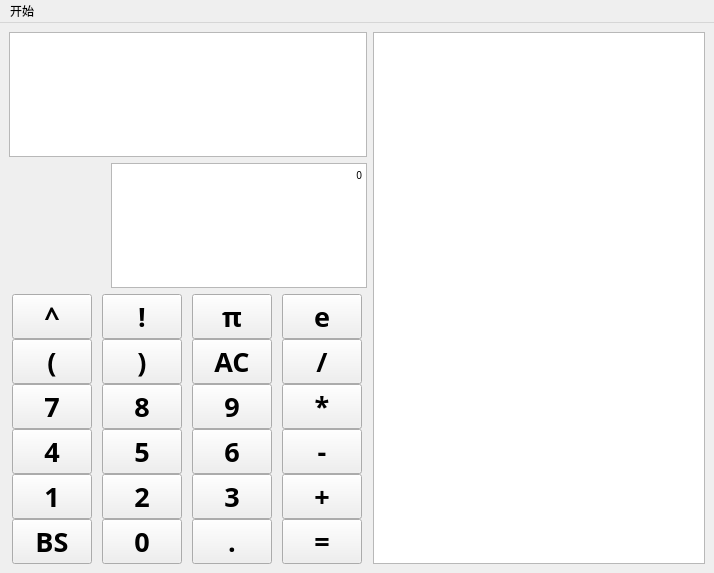
<?xml version="1.0" encoding="UTF-8"?>
<ui version="4.0">
 <class>MainWindow</class>
 <widget class="QMainWindow" name="MainWindow">
  <property name="geometry">
   <rect>
    <x>0</x>
    <y>0</y>
    <width>714</width>
    <height>573</height>
   </rect>
  </property>
  <property name="windowTitle">
   <string>MainWindow</string>
  </property>
  <widget class="QWidget" name="centralwidget">
   <layout class="QHBoxLayout" name="horizontalLayout_3">
    <item>
     <layout class="QHBoxLayout" name="horizontalLayout">
      <item>
       <layout class="QVBoxLayout" name="verticalLayout_2">
        <item>
         <layout class="QVBoxLayout" name="verticalLayout">
          <item>
           <widget class="QTextBrowser" name="formula">
            <property name="font">
             <font>
              <family>Arial Rounded MT Bold</family>
              <pointsize>12</pointsize>
              <weight>50</weight>
              <bold>false</bold>
             </font>
            </property>
            <property name="frameShadow">
             <enum>QFrame::Plain</enum>
            </property>
            <property name="html">
             <string>&lt;!DOCTYPE HTML PUBLIC &quot;-//W3C//DTD HTML 4.0//EN&quot; &quot;http://www.w3.org/TR/REC-html40/strict.dtd&quot;&gt;
&lt;html&gt;&lt;head&gt;&lt;meta name=&quot;qrichtext&quot; content=&quot;1&quot; /&gt;&lt;style type=&quot;text/css&quot;&gt;
p, li { white-space: pre-wrap; }
&lt;/style&gt;&lt;/head&gt;&lt;body style=&quot; font-family:'Arial Rounded MT Bold'; font-size:12pt; font-weight:400; font-style:normal;&quot;&gt;
&lt;p style=&quot;-qt-paragraph-type:empty; margin-top:0px; margin-bottom:0px; margin-left:0px; margin-right:0px; -qt-block-indent:0; text-indent:0px; font-family:'SimSun'; font-size:7.2pt;&quot;&gt;&lt;br /&gt;&lt;/p&gt;&lt;/body&gt;&lt;/html&gt;</string>
            </property>
           </widget>
          </item>
          <item>
           <spacer name="verticalSpacer">
            <property name="orientation">
             <enum>Qt::Vertical</enum>
            </property>
            <property name="sizeHint" stdset="0">
             <size>
              <width>20</width>
              <height>40</height>
             </size>
            </property>
           </spacer>
          </item>
          <item>
           <layout class="QHBoxLayout" name="horizontalLayout_2">
            <item>
             <widget class="QLabel" name="sign">
              <property name="sizePolicy">
               <sizepolicy hsizetype="Preferred" vsizetype="Preferred">
                <horstretch>0</horstretch>
                <verstretch>0</verstretch>
               </sizepolicy>
              </property>
              <property name="minimumSize">
               <size>
                <width>96</width>
                <height>0</height>
               </size>
              </property>
              <property name="text">
               <string/>
              </property>
             </widget>
            </item>
            <item>
             <widget class="QTextBrowser" name="temp">
              <property name="minimumSize">
               <size>
                <width>0</width>
                <height>60</height>
               </size>
              </property>
              <property name="font">
               <font>
                <family>Arial Rounded MT Bold</family>
                <pointsize>14</pointsize>
                <weight>50</weight>
                <bold>false</bold>
               </font>
              </property>
              <property name="layoutDirection">
               <enum>Qt::LeftToRight</enum>
              </property>
              <property name="frameShadow">
               <enum>QFrame::Plain</enum>
              </property>
              <property name="html">
               <string>&lt;!DOCTYPE HTML PUBLIC &quot;-//W3C//DTD HTML 4.0//EN&quot; &quot;http://www.w3.org/TR/REC-html40/strict.dtd&quot;&gt;
&lt;html&gt;&lt;head&gt;&lt;meta name=&quot;qrichtext&quot; content=&quot;1&quot; /&gt;&lt;style type=&quot;text/css&quot;&gt;
p, li { white-space: pre-wrap; }
&lt;/style&gt;&lt;/head&gt;&lt;body style=&quot; font-family:'Arial Rounded MT Bold'; font-size:14pt; font-weight:400; font-style:normal;&quot;&gt;
&lt;p align=&quot;right&quot; style=&quot; margin-top:0px; margin-bottom:0px; margin-left:0px; margin-right:0px; -qt-block-indent:0; text-indent:0px;&quot;&gt;&lt;span style=&quot; font-family:'SimSun'; font-size:7.2pt;&quot;&gt;0&lt;/span&gt;&lt;/p&gt;&lt;/body&gt;&lt;/html&gt;</string>
              </property>
             </widget>
            </item>
           </layout>
          </item>
          <item>
           <layout class="QGridLayout" name="button">
            <property name="sizeConstraint">
             <enum>QLayout::SetDefaultConstraint</enum>
            </property>
            <property name="horizontalSpacing">
             <number>7</number>
            </property>
            <property name="verticalSpacing">
             <number>0</number>
            </property>
            <item row="7" column="3">
             <widget class="Num_Button" name="btn_equl">
              <property name="font">
               <font>
                <family>Bahnschrift SemiBold SemiConden</family>
                <pointsize>20</pointsize>
                <weight>75</weight>
                <bold>true</bold>
               </font>
              </property>
              <property name="text">
               <string>=</string>
              </property>
             </widget>
            </item>
            <item row="4" column="0">
             <widget class="Num_Button" name="btn_7">
              <property name="font">
               <font>
                <family>Bahnschrift SemiBold SemiConden</family>
                <pointsize>20</pointsize>
                <weight>75</weight>
                <bold>true</bold>
               </font>
              </property>
              <property name="text">
               <string>7</string>
              </property>
             </widget>
            </item>
            <item row="3" column="0">
             <widget class="Num_Button" name="btn_left">
              <property name="font">
               <font>
                <family>Bahnschrift SemiBold SemiConden</family>
                <pointsize>20</pointsize>
                <weight>75</weight>
                <bold>true</bold>
               </font>
              </property>
              <property name="text">
               <string>(</string>
              </property>
             </widget>
            </item>
            <item row="3" column="1">
             <widget class="Num_Button" name="btn_right">
              <property name="font">
               <font>
                <family>Bahnschrift SemiBold SemiConden</family>
                <pointsize>20</pointsize>
                <weight>75</weight>
                <bold>true</bold>
               </font>
              </property>
              <property name="text">
               <string>)</string>
              </property>
             </widget>
            </item>
            <item row="6" column="0">
             <widget class="Num_Button" name="btn_1">
              <property name="font">
               <font>
                <family>Bahnschrift SemiBold SemiConden</family>
                <pointsize>20</pointsize>
                <weight>75</weight>
                <bold>true</bold>
               </font>
              </property>
              <property name="text">
               <string>1</string>
              </property>
             </widget>
            </item>
            <item row="3" column="3">
             <widget class="Num_Button" name="btn_div">
              <property name="sizePolicy">
               <sizepolicy hsizetype="Fixed" vsizetype="Fixed">
                <horstretch>0</horstretch>
                <verstretch>0</verstretch>
               </sizepolicy>
              </property>
              <property name="font">
               <font>
                <family>Bahnschrift SemiBold SemiConden</family>
                <pointsize>20</pointsize>
                <weight>75</weight>
                <bold>true</bold>
               </font>
              </property>
              <property name="text">
               <string>/</string>
              </property>
             </widget>
            </item>
            <item row="6" column="3">
             <widget class="Num_Button" name="btn_add">
              <property name="font">
               <font>
                <family>Bahnschrift SemiBold SemiConden</family>
                <pointsize>20</pointsize>
                <weight>75</weight>
                <bold>true</bold>
               </font>
              </property>
              <property name="text">
               <string>+</string>
              </property>
             </widget>
            </item>
            <item row="5" column="3">
             <widget class="Num_Button" name="btn_sub">
              <property name="font">
               <font>
                <family>Bahnschrift SemiBold SemiConden</family>
                <pointsize>20</pointsize>
                <weight>75</weight>
                <bold>true</bold>
               </font>
              </property>
              <property name="text">
               <string>-</string>
              </property>
             </widget>
            </item>
            <item row="7" column="2">
             <widget class="Num_Button" name="btn_dot">
              <property name="font">
               <font>
                <family>Bahnschrift SemiBold SemiConden</family>
                <pointsize>20</pointsize>
                <weight>75</weight>
                <bold>true</bold>
               </font>
              </property>
              <property name="text">
               <string>.</string>
              </property>
             </widget>
            </item>
            <item row="4" column="1">
             <widget class="Num_Button" name="btn_8">
              <property name="font">
               <font>
                <family>Bahnschrift SemiBold SemiConden</family>
                <pointsize>20</pointsize>
                <weight>75</weight>
                <bold>true</bold>
               </font>
              </property>
              <property name="text">
               <string>8</string>
              </property>
             </widget>
            </item>
            <item row="3" column="2">
             <widget class="Num_Button" name="btn_clear">
              <property name="font">
               <font>
                <family>Bahnschrift SemiBold SemiConden</family>
                <pointsize>20</pointsize>
                <weight>75</weight>
                <bold>true</bold>
               </font>
              </property>
              <property name="text">
               <string>AC</string>
              </property>
             </widget>
            </item>
            <item row="7" column="0">
             <widget class="Num_Button" name="btn_bs">
              <property name="font">
               <font>
                <family>Bahnschrift SemiBold SemiConden</family>
                <pointsize>20</pointsize>
                <weight>75</weight>
                <bold>true</bold>
               </font>
              </property>
              <property name="text">
               <string>BS</string>
              </property>
             </widget>
            </item>
            <item row="6" column="1">
             <widget class="Num_Button" name="btn_2">
              <property name="font">
               <font>
                <family>Bahnschrift SemiBold SemiConden</family>
                <pointsize>20</pointsize>
                <weight>75</weight>
                <bold>true</bold>
               </font>
              </property>
              <property name="text">
               <string>2</string>
              </property>
             </widget>
            </item>
            <item row="6" column="2">
             <widget class="Num_Button" name="btn_3">
              <property name="font">
               <font>
                <family>Bahnschrift SemiBold SemiConden</family>
                <pointsize>20</pointsize>
                <weight>75</weight>
                <bold>true</bold>
               </font>
              </property>
              <property name="text">
               <string>3</string>
              </property>
             </widget>
            </item>
            <item row="5" column="1">
             <widget class="Num_Button" name="btn_5">
              <property name="font">
               <font>
                <family>Bahnschrift SemiBold SemiConden</family>
                <pointsize>20</pointsize>
                <weight>75</weight>
                <bold>true</bold>
               </font>
              </property>
              <property name="text">
               <string>5</string>
              </property>
             </widget>
            </item>
            <item row="5" column="2">
             <widget class="Num_Button" name="btn_6">
              <property name="font">
               <font>
                <family>Bahnschrift SemiBold SemiConden</family>
                <pointsize>20</pointsize>
                <weight>75</weight>
                <bold>true</bold>
               </font>
              </property>
              <property name="text">
               <string>6</string>
              </property>
             </widget>
            </item>
            <item row="5" column="0">
             <widget class="Num_Button" name="btn_4">
              <property name="font">
               <font>
                <family>Bahnschrift SemiBold SemiConden</family>
                <pointsize>20</pointsize>
                <weight>75</weight>
                <bold>true</bold>
               </font>
              </property>
              <property name="text">
               <string>4</string>
              </property>
             </widget>
            </item>
            <item row="4" column="3">
             <widget class="Num_Button" name="btn_mult">
              <property name="font">
               <font>
                <family>Bahnschrift SemiBold SemiConden</family>
                <pointsize>20</pointsize>
                <weight>75</weight>
                <bold>true</bold>
               </font>
              </property>
              <property name="text">
               <string>*</string>
              </property>
             </widget>
            </item>
            <item row="4" column="2">
             <widget class="Num_Button" name="btn_9">
              <property name="font">
               <font>
                <family>Bahnschrift SemiBold SemiConden</family>
                <pointsize>20</pointsize>
                <weight>75</weight>
                <bold>true</bold>
               </font>
              </property>
              <property name="text">
               <string>9</string>
              </property>
             </widget>
            </item>
            <item row="7" column="1">
             <widget class="Num_Button" name="btn_0">
              <property name="font">
               <font>
                <family>Bahnschrift SemiBold SemiConden</family>
                <pointsize>20</pointsize>
                <weight>75</weight>
                <bold>true</bold>
               </font>
              </property>
              <property name="text">
               <string>0</string>
              </property>
             </widget>
            </item>
            <item row="0" column="1">
             <widget class="Num_Button" name="btn_factorial">
              <property name="sizePolicy">
               <sizepolicy hsizetype="Fixed" vsizetype="Fixed">
                <horstretch>0</horstretch>
                <verstretch>0</verstretch>
               </sizepolicy>
              </property>
              <property name="font">
               <font>
                <family>Bahnschrift SemiBold SemiConden</family>
                <pointsize>20</pointsize>
                <weight>75</weight>
                <bold>true</bold>
               </font>
              </property>
              <property name="text">
               <string>!</string>
              </property>
             </widget>
            </item>
            <item row="0" column="0">
             <widget class="Num_Button" name="btn_pow">
              <property name="sizePolicy">
               <sizepolicy hsizetype="Fixed" vsizetype="Fixed">
                <horstretch>0</horstretch>
                <verstretch>0</verstretch>
               </sizepolicy>
              </property>
              <property name="font">
               <font>
                <family>Bahnschrift SemiBold SemiConden</family>
                <pointsize>20</pointsize>
                <weight>75</weight>
                <bold>true</bold>
               </font>
              </property>
              <property name="text">
               <string>^</string>
              </property>
             </widget>
            </item>
            <item row="0" column="2">
             <widget class="Num_Button" name="btn_pi">
              <property name="sizePolicy">
               <sizepolicy hsizetype="Fixed" vsizetype="Fixed">
                <horstretch>0</horstretch>
                <verstretch>0</verstretch>
               </sizepolicy>
              </property>
              <property name="font">
               <font>
                <family>Bahnschrift SemiBold SemiConden</family>
                <pointsize>20</pointsize>
                <weight>75</weight>
                <bold>true</bold>
               </font>
              </property>
              <property name="text">
               <string>π</string>
              </property>
             </widget>
            </item>
            <item row="0" column="3">
             <widget class="Num_Button" name="btn_e">
              <property name="sizePolicy">
               <sizepolicy hsizetype="Fixed" vsizetype="Fixed">
                <horstretch>0</horstretch>
                <verstretch>0</verstretch>
               </sizepolicy>
              </property>
              <property name="font">
               <font>
                <family>Bahnschrift SemiBold SemiConden</family>
                <pointsize>20</pointsize>
                <weight>75</weight>
                <bold>true</bold>
               </font>
              </property>
              <property name="text">
               <string>e</string>
              </property>
             </widget>
            </item>
           </layout>
          </item>
         </layout>
        </item>
       </layout>
      </item>
     </layout>
    </item>
    <item>
     <widget class="QTextBrowser" name="history">
      <property name="font">
       <font>
        <family>Arial</family>
        <pointsize>18</pointsize>
       </font>
      </property>
      <property name="html">
       <string>&lt;!DOCTYPE HTML PUBLIC &quot;-//W3C//DTD HTML 4.0//EN&quot; &quot;http://www.w3.org/TR/REC-html40/strict.dtd&quot;&gt;
&lt;html&gt;&lt;head&gt;&lt;meta name=&quot;qrichtext&quot; content=&quot;1&quot; /&gt;&lt;style type=&quot;text/css&quot;&gt;
p, li { white-space: pre-wrap; }
&lt;/style&gt;&lt;/head&gt;&lt;body style=&quot; font-family:'Arial'; font-size:18pt; font-weight:400; font-style:normal;&quot;&gt;
&lt;p align=&quot;right&quot; style=&quot;-qt-paragraph-type:empty; margin-top:0px; margin-bottom:0px; margin-left:0px; margin-right:0px; -qt-block-indent:0; text-indent:0px; font-family:'SimSun'; font-size:7.2pt;&quot;&gt;&lt;br /&gt;&lt;/p&gt;&lt;/body&gt;&lt;/html&gt;</string>
      </property>
     </widget>
    </item>
   </layout>
  </widget>
  <widget class="QMenuBar" name="menubar">
   <property name="geometry">
    <rect>
     <x>0</x>
     <y>0</y>
     <width>714</width>
     <height>26</height>
    </rect>
   </property>
   <widget class="QMenu" name="menu">
    <property name="title">
     <string>开始</string>
    </property>
    <addaction name="actionexit"/>
    <addaction name="actionclear_history"/>
   </widget>
   <addaction name="menu"/>
  </widget>
  <action name="actionexit">
   <property name="text">
    <string>退出</string>
   </property>
  </action>
  <action name="actionclear_history">
   <property name="text">
    <string>清除历史</string>
   </property>
  </action>
 </widget>
 <customwidgets>
  <customwidget>
   <class>Num_Button</class>
   <extends>QPushButton</extends>
   <header location="global">num_button.h</header>
  </customwidget>
 </customwidgets>
 <resources/>
 <connections/>
</ui>
